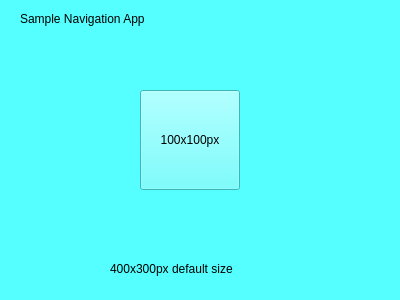
<?xml version="1.0" encoding="UTF-8"?>
<ui version="4.0">
 <class>MainWindow</class>
 <widget class="QMainWindow" name="MainWindow">
  <property name="geometry">
   <rect>
    <x>0</x>
    <y>0</y>
    <width>400</width>
    <height>300</height>
   </rect>
  </property>
  <property name="windowTitle">
   <string>MainWindow</string>
  </property>
  <property name="styleSheet">
   <string notr="true">background-color: rgb(85, 255, 255);</string>
  </property>
  <widget class="QWidget" name="centralWidget">
   <widget class="QLabel" name="label">
    <property name="geometry">
     <rect>
      <x>20</x>
      <y>10</y>
      <width>171</width>
      <height>17</height>
     </rect>
    </property>
    <property name="text">
     <string>Sample Navigation App</string>
    </property>
   </widget>
   <widget class="QPushButton" name="pushButton">
    <property name="geometry">
     <rect>
      <x>140</x>
      <y>90</y>
      <width>100</width>
      <height>100</height>
     </rect>
    </property>
    <property name="text">
     <string>100x100px</string>
    </property>
   </widget>
   <widget class="QLabel" name="label_2">
    <property name="geometry">
     <rect>
      <x>110</x>
      <y>260</y>
      <width>161</width>
      <height>17</height>
     </rect>
    </property>
    <property name="text">
     <string>400x300px default size</string>
    </property>
   </widget>
  </widget>
 </widget>
 <layoutdefault spacing="6" margin="11"/>
 <resources/>
 <connections/>
</ui>
